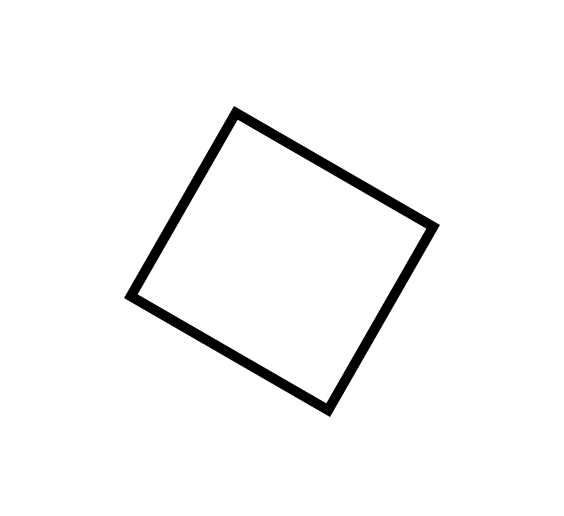
#> input picture sample_photos/simple_shape_rectangle.png, 564 x 516 px
$ python play_with_lines_3.py
#> lines starting #> are read from the running program, lines starting #| are printed output that depends on the picture; after the words box and inside, x2 and y2 are one past the last pixel; in counts of white or black regions, pixels touching at a corner belong together
import cv2
import numpy as np
from matplotlib import pyplot as plt
from matplotlib import image as image

toProcess = "../sample_photos/simple_shape_rectangle.png"

image = cv2.imread(toProcess)
#> image is the input picture: shape (516, 564, 3); min 0, max 255, mean 247.3
imageHough = image.copy()
grey = cv2.cvtColor(image, cv2.COLOR_BGR2GRAY)
canny = cv2.Canny(grey, 10, 60)
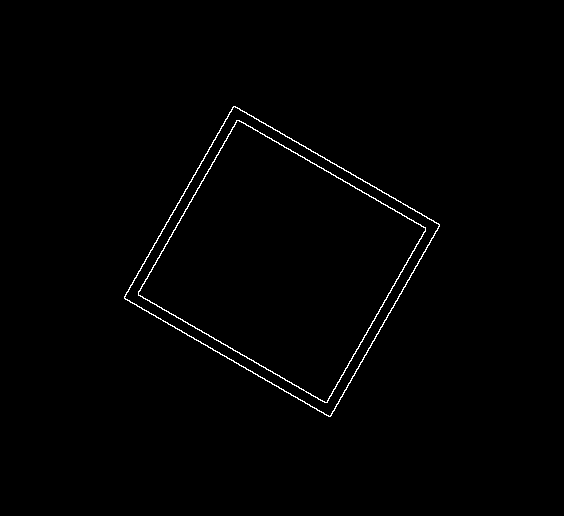
#> canny: shape (516, 564); 0.82% white in thin lines or dots, all inside (x1, y1, x2, y2) = (124, 106, 440, 417)
lines = cv2.HoughLines(canny, rho = 1, theta = np.pi / 90, threshold = 55)
#> lines = [[196, 2.09], [186, 2.09], [493, 0.524], [-25, 2.09], [483, 0.524], [-15, 2.09], [255, 0.524], [265, 0.524]]

if lines is not None:
    for houghLine in lines:
        rho = houghLine[0][0]
        theta = houghLine[0][1]
        x1 = 0
        x2 = image.shape[1]
        # vertical line, x1 = x2 = rho, and y1-y2 is just vertical line from top to bottom
        if np.round(np.sin(theta),5) == 0:
            x1 = rho
            y1 = 0
            x2 = rho
            y2 = image.shape[0]
        else:
            y1 = int( ( rho - x1 * np.round(np.cos(theta),5) ) / np.round(np.sin(theta),5) )
            y2 = int( ( rho - x2 * np.round(np.cos(theta),5) ) / np.round(np.sin(theta),5) )

        imageHough = cv2.line(img = imageHough,
                 pt1 = (x1,y1),
                 pt2 = (x2,y2),
                 color = (255,0,0),
                 thickness = 2)
#> this loop made 8 passes
#> (rho, theta, y1, y2) on passes 1 to 8: (196, 2.09, 226, 551), (186, 2.09, 214, 540), (493, 0.524, 986, 9), (-25, 2.09, -28, 296), (483, 0.524, 966, -10), (-15, 2.09, -17, 308), (255, 0.524, 510, -466), (265, 0.524, 530, -446)
#> pass 1, `imageHough = cv2.line(img = imageHough, pt1 = (x1,y1), pt2 = (x2,y2), ..`:
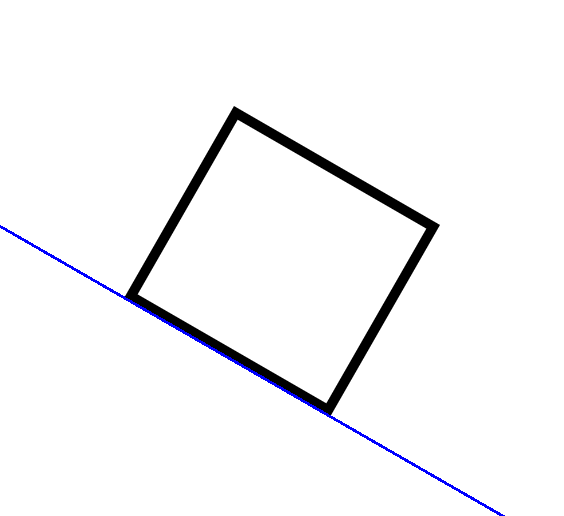
#> imageHough: shape (516, 564, 3); 0.56% of pixels changed, all inside (x1, y1, x2, y2) = (0, 225, 505, 516)
#> pass 2, `imageHough = cv2.line(img = imageHough, pt1 = (x1,y1), pt2 = (x2,y2), ..`:
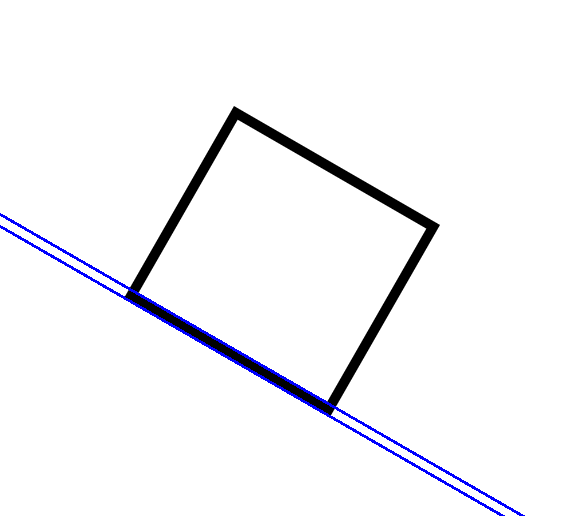
#> imageHough: shape (516, 564, 3); 0.58% of pixels changed, all inside (x1, y1, x2, y2) = (0, 213, 525, 516)
#> pass 3, `imageHough = cv2.line(img = imageHough, pt1 = (x1,y1), pt2 = (x2,y2), ..`:
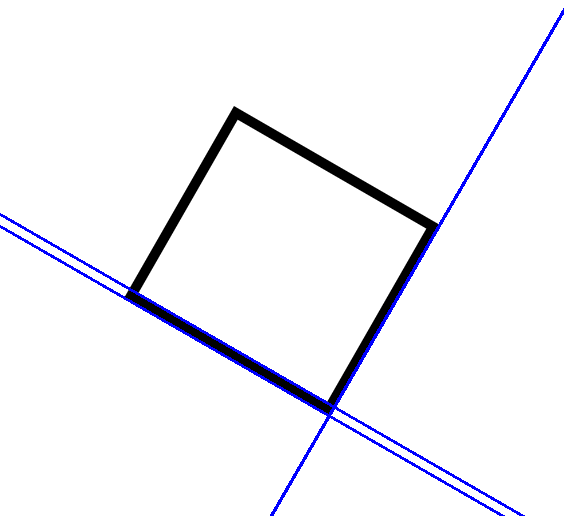
#> imageHough: shape (516, 564, 3); 0.67% of pixels changed, all inside (x1, y1, x2, y2) = (270, 8, 564, 516)
#> after the loop:
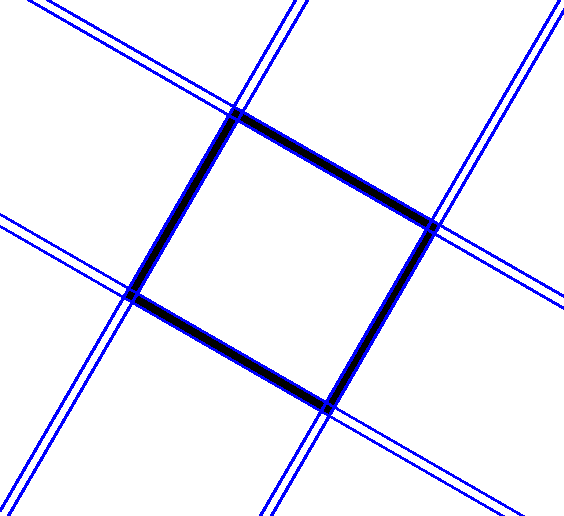
#> imageHough: shape (516, 564, 3); 3.28% of pixels changed, all inside (x1, y1, x2, y2) = (0, 0, 564, 516)

plt.imshow(imageHough)
plt.axis('off')
for line in lines:
    print("rho = ",line[0][0],"; theta = ","{:0.3f}".format(180*line[0][1]/np.pi),' degrees', sep='')
#> this loop made 8 passes
#| rho = 196.0; theta = 120.000 degrees
#| rho = 186.0; theta = 120.000 degrees
#| rho = 493.0; theta = 30.000 degrees
#| rho = -25.0; theta = 120.000 degrees
#| rho = 483.0; theta = 30.000 degrees
#| rho = -15.0; theta = 120.000 degrees
#| rho = 255.0; theta = 30.000 degrees
#| rho = 265.0; theta = 30.000 degrees

$ run again, with sample_photos/simple_shape_capsule.png copied over sample_photos/simple_shape_rectangle.png
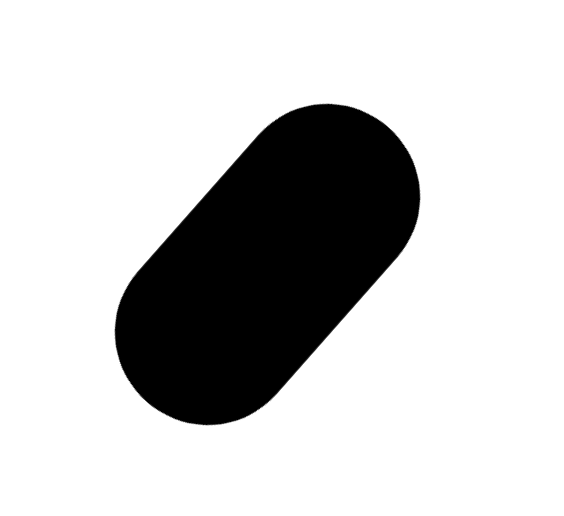
#> input picture sample_photos/simple_shape_capsule.png, 564 x 516 px
#> image is the input picture: shape (516, 564, 3); min 0, max 255, mean 202.1
#> `canny = cv2.Canny(grey, 10, 60)`:
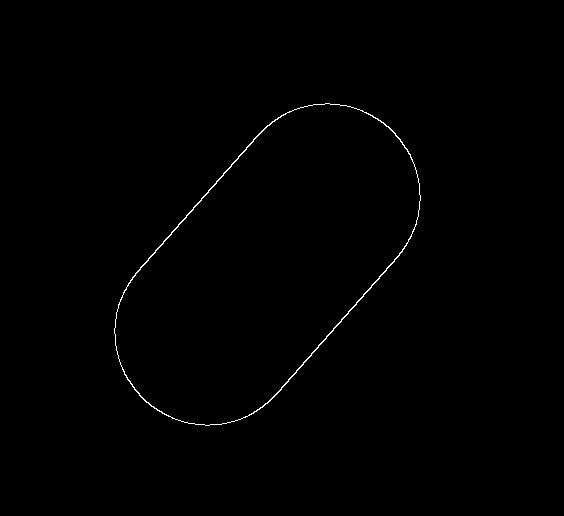
#> canny: shape (516, 564); 0.41% white in thin lines or dots, all inside (x1, y1, x2, y2) = (114, 103, 421, 426)
#> lines = [[468, 0.733], [283, 0.733], [280, 0.698], [466, 0.698]]
#> the loop `for houghLine in lines:` made 4 passes
#> (rho, theta, y1, y2) on passes 1 to 4: (468, 0.733, 699, 73), (283, 0.733, 422, -203), (280, 0.698, 435, -236), (466, 0.698, 724, 52)
#> after the loop `for houghLine in lines:`:
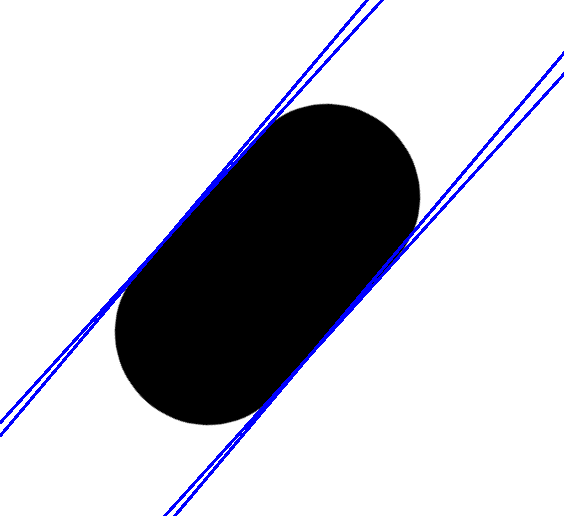
#> imageHough: shape (516, 564, 3); mean B, G, R 203.1, 197, 197
#> the loop `for line in lines:` made 4 passes
#> (printed output is left out)
